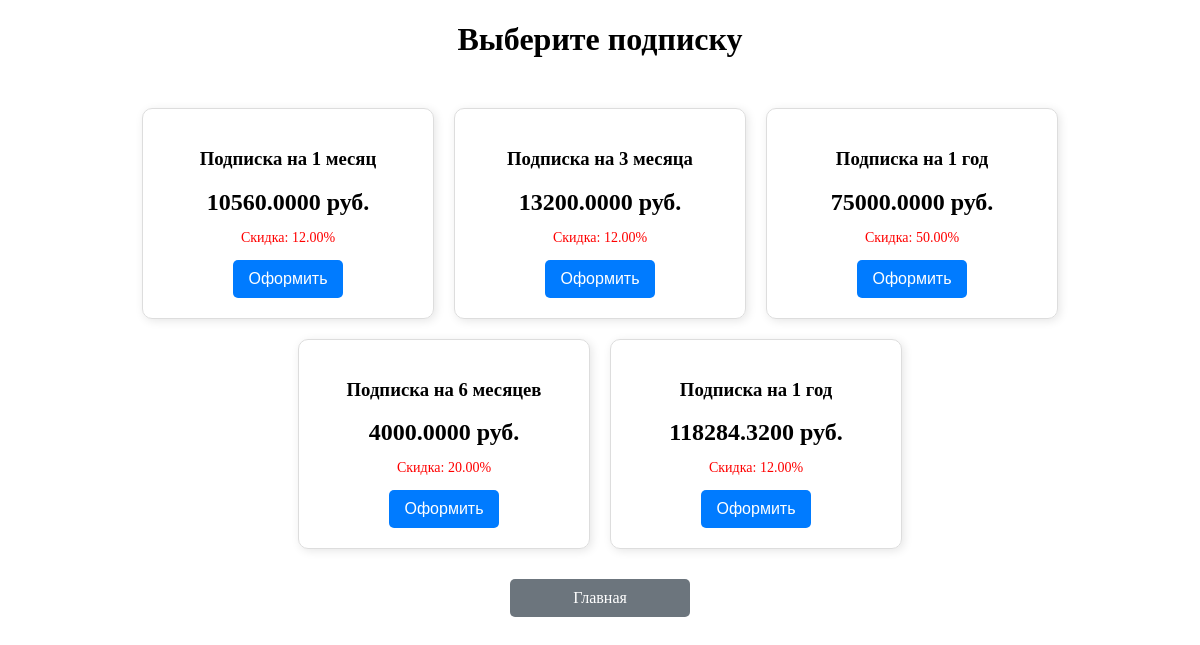
Page /subscriptions/ on the earlier database version.
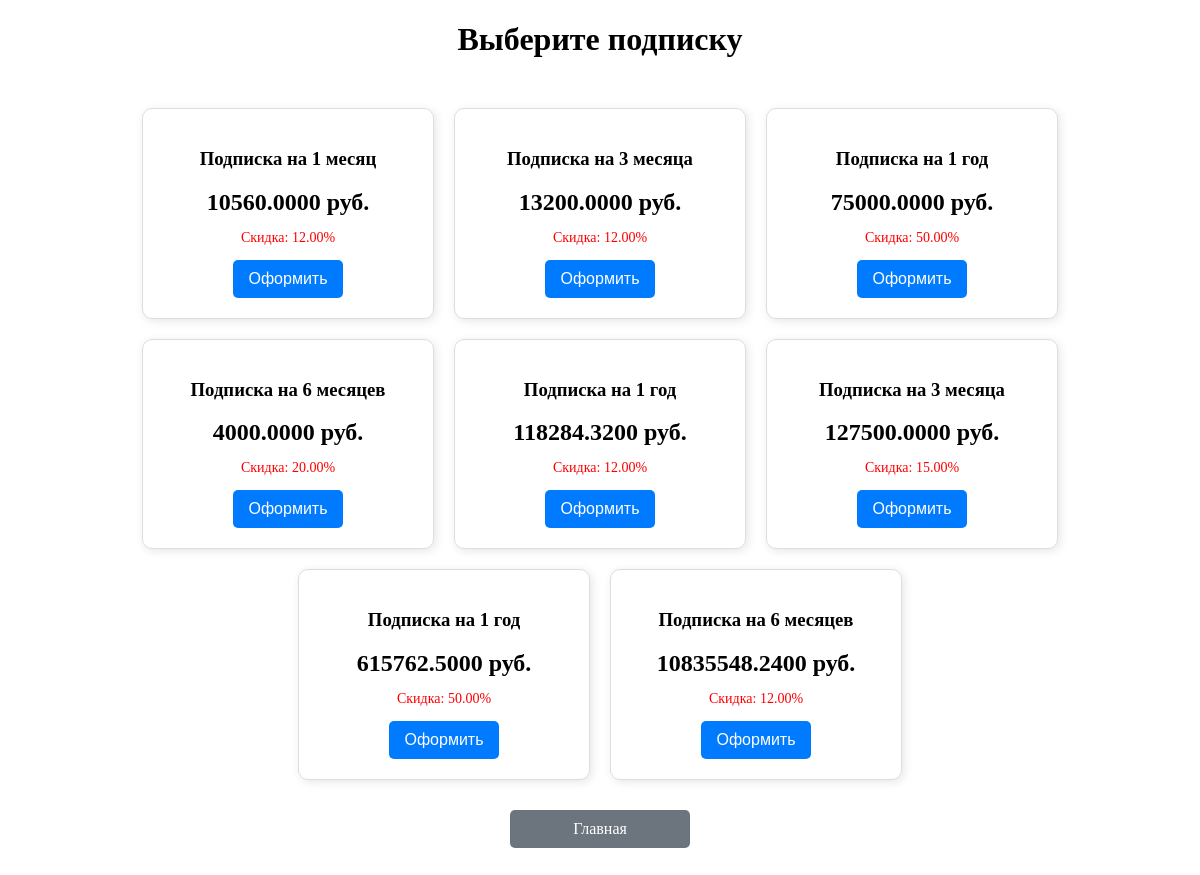
Same page on the later database version.
### index/models.py (models this page shows, shortened)
class Subscription(models.Model):
    DURATION_CHOICES = [
        (1, "1 месяц"),
        (3, "3 месяца"),
        (6, "6 месяцев"),
        (12, "1 год"),
    ]
    price = models.DecimalField(max_digits=10, decimal_places=2)
    duration = models.IntegerField(choices=DURATION_CHOICES)
    discount = models.DecimalField(max_digits=5, decimal_places=2, default=0.00)
    def final_price(self):
        return self.price * (1 - self.discount / 100)

### index/views.py (the view)
# urls.py: path("subscriptions/", subscription_view, name="subscriptions"),
def subscription_view(request):
    subscriptions = Subscription.objects.all()
    return render(request, "subscriptions.html", {"subscriptions": subscriptions})

### templates/subscriptions.html (shortened to what this page needs)
{% load static %}
<!DOCTYPE html>
<html lang="ru">
	<head>
		<link rel="stylesheet" href="{% static 'css/subs.css' %}" />
	</head>
	<body>
		<h1 style="text-align: center">Выберите подписку</h1>
		<div class="subscription-container" style='flex-wrap: wrap;'>
			{% for subscription in subscriptions %}
			<div class="subscription-card">
				<h3>Подписка на {{ subscription.get_duration_display }}</h3>
				<p class="price">{{ subscription.final_price }} руб.</p>
				{% if subscription.discount > 0 %}
				<p class="discount">Скидка: {{ subscription.discount }}%</p>
				{% endif %}
				<button class="subscribe-button"><a href="/" style="color: white; text-decoration: none;">Оформить</a></button>
			</div>
			{% endfor %}
		</div>
		<a href="/" class="home-button">Главная</a>
	</body>
</html>

### static/css/subs.css (style rules this page uses)
.subscription-container { display: flex; justify-content: center; flex-wrap: wrap; gap: 20px; margin-top: 50px; }
.subscription-card { width: 250px; padding: 20px; border: 1px solid #ddd; border-radius: 10px; text-align: center; box-shadow: 2px 2px 10px rgba(0, 0, 0, 0.1); }
.price { font-size: 24px; font-weight: bold; margin: 10px 0; }
.discount { color: red; font-size: 14px; }
.subscribe-button, .home-button { padding: 10px 15px; border-radius: 5px; font-size: 16px; cursor: pointer; transition: background-color 0.3s ease; border: none; }
.subscribe-button { background-color: #007bff; color: white; }
.home-button { background-color: #6c757d; color: white; display: block; width: 150px; margin: 30px auto; text-align: center; text-decoration: none; }

Differences in the rows shown:
added Subscription: duration "3 месяца", final_price "127500.0000", discount "15.00"
added Subscription: duration "1 год", final_price "615762.5000", discount "50.00"
added Subscription: duration "6 месяцев", final_price "10835548.2400", discount "12.00"
